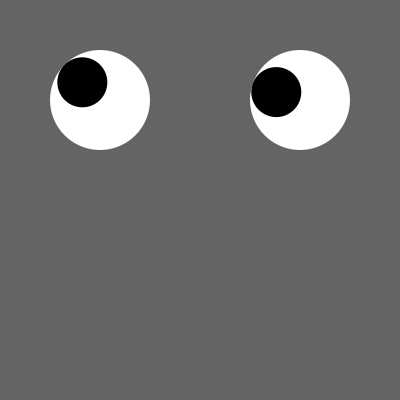
Frame 1 (no input)
Frame 60 (the mouse pressed at the canvas centre just before this capture): identical to frame 1, image omitted
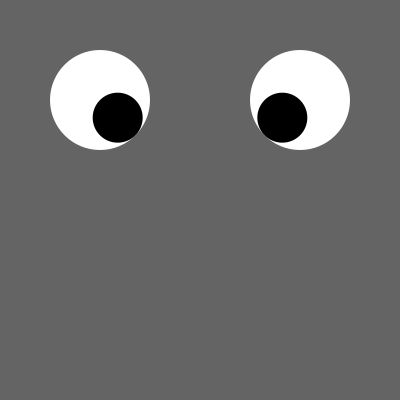
Frame 120 (the mouse held since frame 60 and released just before this capture)

The Processing sketch that drew these frames (run headless with seeded random() and noise(); from frame 60 on, the mouse is pressed at the canvas centre):

// Processing sketch: curiousEyes_ex
// ── curiousEyes_ex.pde
void setup(){
  size(400,400);
}
void draw() {
  background(100);
  fill(255);
  noStroke();
  ellipse(100,100,100,100);
  fill(0);
  float a = atan2(mouseY-100,mouseX - 100);
  translate(100,100);
  rotate(a);
  ellipse(25,0,50,50);
  
  resetMatrix();
  fill(255);
  noStroke();
  ellipse(300,100,100,100);
  fill(0);
  a = atan2(mouseY-100,mouseX - 300);
  translate(300,100);
  rotate(a);
  ellipse(25,0,50,50);
}
